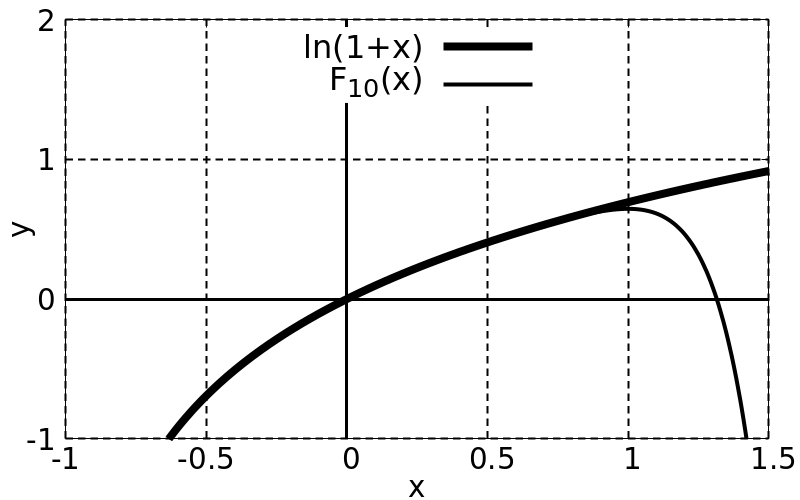

Reproduce this figure in gnuplot.
load "template/function-plot.gnuplot"

set key top center

set xrange [-1:1.5]
set yrange [-1:2]

set xtics 0.5
set ytics 1

fn(x,n) = (-1)**(n+1.0) / (1.0*n) * x**n 

plot \
  log(1+x) lc 0 lw 8 title "ln(1+x)", \
  sum [k=1:10] fn(x,k) lc 0 lw 4 title "F_{10}(x)"
